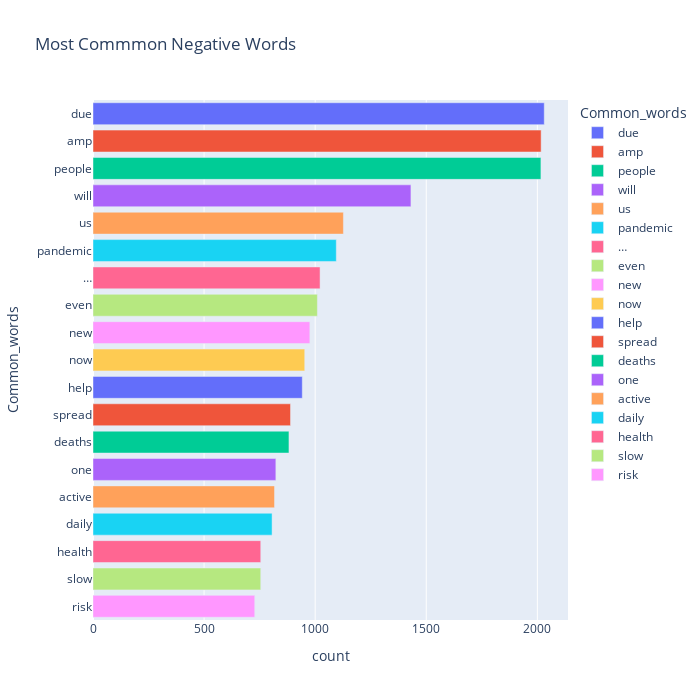

The cell this chart's notebook holds for it:
### Markdown cell above
### Top most negative words barplot

### Code cell
fig = px.bar(temp_negative, x="count", y="Common_words", title='Most Commmon Negative Words', orientation='h', 
             width=700, height=700,color='Common_words')
fig.show()

### Figure 1 — Plotly figure (JSON) as saved in the notebook; plotly's stock layout.template omitted (floating-point values rounded to 4 significant figures)
{"data": [{"alignmentgroup": "True", "hovertemplate": "Common_words=%{y}<br>count=%{x}<extra></extra>", "legendgroup": "due", "marker": {"color": "#636efa"}, "name": "due", "offsetgroup": "due", "orientation": "h", "showlegend": true, "textposition": "auto", "type": "bar", "x": [2031], "xaxis": "x", "y": ["due"], "yaxis": "y"}, {"alignmentgroup": "True", "hovertemplate": "Common_words=%{y}<br>count=%{x}<extra></extra>", "legendgroup": "amp", "marker": {"color": "#EF553B"}, "name": "amp", "offsetgroup": "amp", "orientation": "h", "showlegend": true, "textposition": "auto", "type": "bar", "x": [2017], "xaxis": "x", "y": ["amp"], "yaxis": "y"}, {"alignmentgroup": "True", "hovertemplate": "Common_words=%{y}<br>count=%{x}<extra></extra>", "legendgroup": "people", "marker": {"color": "#00cc96"}, "name": "people", "offsetgroup": "people", "orientation": "h", "showlegend": true, "textposition": "auto", "type": "bar", "x": [2016], "xaxis": "x", "y": ["people"], "yaxis": "y"}, {"alignmentgroup": "True", "hovertemplate": "Common_words=%{y}<br>count=%{x}<extra></extra>", "legendgroup": "will", "marker": {"color": "#ab63fa"}, "name": "will", "offsetgroup": "will", "orientation": "h", "showlegend": true, "textposition": "auto", "type": "bar", "x": [1431], "xaxis": "x", "y": ["will"], "yaxis": "y"}, {"alignmentgroup": "True", "hovertemplate": "Common_words=%{y}<br>count=%{x}<extra></extra>", "legendgroup": "us", "marker": {"color": "#FFA15A"}, "name": "us", "offsetgroup": "us", "orientation": "h", "showlegend": true, "textposition": "auto", "type": "bar", "x": [1127], "xaxis": "x", "y": ["us"], "yaxis": "y"}, {"alignmentgroup": "True", "hovertemplate": "Common_words=%{y}<br>count=%{x}<extra></extra>", "legendgroup": "pandemic", "marker": {"color": "#19d3f3"}, "name": "pandemic", "offsetgroup": "pandemic", "orientation": "h", "showlegend": true, "textposition": "auto", "type": "bar", "x": [1095], "xaxis": "x", "y": ["pandemic"], "yaxis": "y"}, {"alignmentgroup": "True", "hovertemplate": "Common_words=%{y}<br>count=%{x}<extra></extra>", "legendgroup": "…", "marker": {"color": "#FF6692"}, "name": "…", "offsetgroup": "…", "orientation": "h", "showlegend": true, "textposition": "auto", "type": "bar", "x": [1022], "xaxis": "x", "y": ["…"], "yaxis": "y"}, {"alignmentgroup": "True", "hovertemplate": "Common_words=%{y}<br>count=%{x}<extra></extra>", "legendgroup": "even", "marker": {"color": "#B6E880"}, "name": "even", "offsetgroup": "even", "orientation": "h", "showlegend": true, "textposition": "auto", "type": "bar", "x": [1010], "xaxis": "x", "y": ["even"], "yaxis": "y"}, {"alignmentgroup": "True", "hovertemplate": "Common_words=%{y}<br>count=%{x}<extra></extra>", "legendgroup": "new", "marker": {"color": "#FF97FF"}, "name": "new", "offsetgroup": "new", "orientation": "h", "showlegend": true, "textposition": "auto", "type": "bar", "x": [976], "xaxis": "x", "y": ["new"], "yaxis": "y"}, {"alignmentgroup": "True", "hovertemplate": "Common_words=%{y}<br>count=%{x}<extra></extra>", "legendgroup": "now", "marker": {"color": "#FECB52"}, "name": "now", "offsetgroup": "now", "orientation": "h", "showlegend": true, "textposition": "auto", "type": "bar", "x": [953], "xaxis": "x", "y": ["now"], "yaxis": "y"}, {"alignmentgroup": "True", "hovertemplate": "Common_words=%{y}<br>count=%{x}<extra></extra>", "legendgroup": "help", "marker": {"color": "#636efa"}, "name": "help", "offsetgroup": "help", "orientation": "h", "showlegend": true, "textposition": "auto", "type": "bar", "x": [942], "xaxis": "x", "y": ["help"], "yaxis": "y"}, {"alignmentgroup": "True", "hovertemplate": "Common_words=%{y}<br>count=%{x}<extra></extra>", "legendgroup": "spread", "marker": {"color": "#EF553B"}, "name": "spread", "offsetgroup": "spread", "orientation": "h", "showlegend": true, "textposition": "auto", "type": "bar", "x": [889], "xaxis": "x", "y": ["spread"], "yaxis": "y"}, {"alignmentgroup": "True", "hovertemplate": "Common_words=%{y}<br>count=%{x}<extra></extra>", "legendgroup": "deaths", "marker": {"color": "#00cc96"}, "name": "deaths", "offsetgroup": "deaths", "orientation": "h", "showlegend": true, "textposition": "auto", "type": "bar", "x": [882], "xaxis": "x", "y": ["deaths"], "yaxis": "y"}, {"alignmentgroup": "True", "hovertemplate": "Common_words=%{y}<br>count=%{x}<extra></extra>", "legendgroup": "one", "marker": {"color": "#ab63fa"}, "name": "one", "offsetgroup": "one", "orientation": "h", "showlegend": true, "textposition": "auto", "type": "bar", "x": [823], "xaxis": "x", "y": ["one"], "yaxis": "y"}, {"alignmentgroup": "True", "hovertemplate": "Common_words=%{y}<br>count=%{x}<extra></extra>", "legendgroup": "active", "marker": {"color": "#FFA15A"}, "name": "active", "offsetgroup": "active", "orientation": "h", "showlegend": true, "textposition": "auto", "type": "bar", "x": [817], "xaxis": "x", "y": ["active"], "yaxis": "y"}, {"alignmentgroup": "True", "hovertemplate": "Common_words=%{y}<br>count=%{x}<extra></extra>", "legendgroup": "daily", "marker": {"color": "#19d3f3"}, "name": "daily", "offsetgroup": "daily", "orientation": "h", "showlegend": true, "textposition": "auto", "type": "bar", "x": [806], "xaxis": "x", "y": ["daily"], "yaxis": "y"}, {"alignmentgroup": "True", "hovertemplate": "Common_words=%{y}<br>count=%{x}<extra></extra>", "legendgroup": "health", "marker": {"color": "#FF6692"}, "name": "health", "offsetgroup": "health", "orientation": "h", "showlegend": true, "textposition": "auto", "type": "bar", "x": [755], "xaxis": "x", "y": ["health"], "yaxis": "y"}, {"alignmentgroup": "True", "hovertemplate": "Common_words=%{y}<br>count=%{x}<extra></extra>", "legendgroup": "slow", "marker": {"color": "#B6E880"}, "name": "slow", "offsetgroup": "slow", "orientation": "h", "showlegend": true, "textposition": "auto", "type": "bar", "x": [755], "xaxis": "x", "y": ["slow"], "yaxis": "y"}, {"alignmentgroup": "True", "hovertemplate": "Common_words=%{y}<br>count=%{x}<extra></extra>", "legendgroup": "risk", "marker": {"color": "#FF97FF"}, "name": "risk", "offsetgroup": "risk", "orientation": "h", "showlegend": true, "textposition": "auto", "type": "bar", "x": [728], "xaxis": "x", "y": ["risk"], "yaxis": "y"}], "layout": {"barmode": "relative", "height": 700, "legend": {"title": {"text": "Common_words"}, "tracegroupgap": 0}, "title": {"text": "Most Commmon Negative Words"}, "width": 700, "xaxis": {"anchor": "y", "domain": [0, 1], "title": {"text": "count"}}, "yaxis": {"anchor": "x", "categoryarray": ["risk", "slow", "health", "daily", "active", "one", "deaths", "spread", "help", "now", "new", "even", "…", "pandemic", "us", "will", "people", "amp", "due"], "categoryorder": "array", "domain": [0, 1], "title": {"text": "Common_words"}}}}
